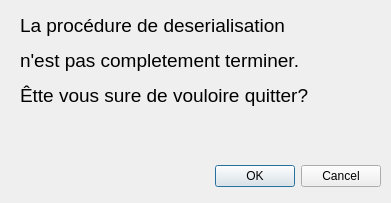
<?xml version="1.0" encoding="UTF-8"?>
<ui version="4.0">
 <class>Dialog</class>
 <widget class="QDialog" name="Dialog">
  <property name="geometry">
   <rect>
    <x>0</x>
    <y>0</y>
    <width>391</width>
    <height>203</height>
   </rect>
  </property>
  <property name="windowTitle">
   <string>Dialog</string>
  </property>
  <widget class="QDialogButtonBox" name="buttonBox_quitter_enclos">
   <property name="geometry">
    <rect>
     <x>40</x>
     <y>160</y>
     <width>341</width>
     <height>32</height>
    </rect>
   </property>
   <property name="orientation">
    <enum>Qt::Horizontal</enum>
   </property>
   <property name="standardButtons">
    <set>QDialogButtonBox::Cancel|QDialogButtonBox::Ok</set>
   </property>
  </widget>
  <widget class="QLabel" name="label_id_crea_enclo">
   <property name="geometry">
    <rect>
     <x>20</x>
     <y>10</y>
     <width>351</width>
     <height>101</height>
    </rect>
   </property>
   <property name="font">
    <font>
     <pointsize>14</pointsize>
    </font>
   </property>
   <property name="text">
    <string>&lt;html&gt;&lt;head/&gt;&lt;body&gt;&lt;p&gt;La procédure de deserialisation &lt;/p&gt;&lt;p&gt;n'est pas completement terminer. &lt;/p&gt;&lt;p&gt;Êtte vous sure de vouloire quitter?&lt;/p&gt;&lt;/body&gt;&lt;/html&gt;</string>
   </property>
  </widget>
 </widget>
 <resources/>
 <connections>
  <connection>
   <sender>buttonBox_quitter_enclos</sender>
   <signal>accepted()</signal>
   <receiver>Dialog</receiver>
   <slot>accept()</slot>
   <hints>
    <hint type="sourcelabel">
     <x>248</x>
     <y>254</y>
    </hint>
    <hint type="destinationlabel">
     <x>157</x>
     <y>274</y>
    </hint>
   </hints>
  </connection>
  <connection>
   <sender>buttonBox_quitter_enclos</sender>
   <signal>rejected()</signal>
   <receiver>Dialog</receiver>
   <slot>reject()</slot>
   <hints>
    <hint type="sourcelabel">
     <x>316</x>
     <y>260</y>
    </hint>
    <hint type="destinationlabel">
     <x>286</x>
     <y>274</y>
    </hint>
   </hints>
  </connection>
 </connections>
</ui>
